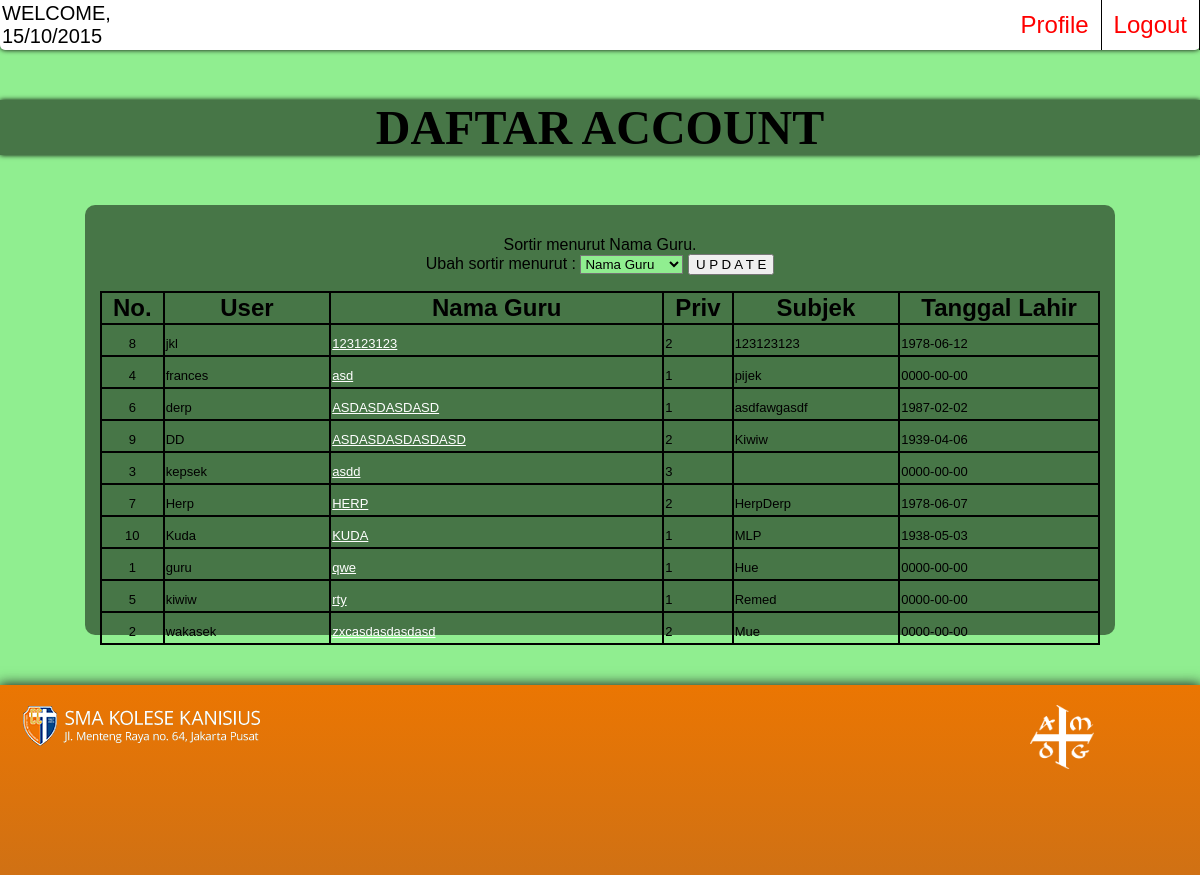
The page /accounts.php on the database its author committed.
### tables this page shows
CREATE TABLE IF NOT EXISTS `account` (
  `ID` int(2) NOT NULL,
  `User` text NOT NULL,
  `Pass` varchar(100) NOT NULL,
  `Priv` int(11) NOT NULL,
  `Subjek` text NOT NULL,
  `nama_guru` text,
  `tgl_lahir` date NOT NULL
);

### accounts.php (the view, shortened to what this page needs)
<!DOCTYPE html>
<html>
<head>
	<link href="css.css" rel="stylesheet" type="text/css" />
</head>
<body>
<?php
	include("header.php");
?>
<section class="body">
	<h1 align="center">DAFTAR ACCOUNT</h1>
	<div class="accounts">
		<form method="POST" action="accounts.php">
			<?php
			$sortby = $_POST["sortby"];
				if ($sortby == "") $sortby = "nama_guru";
				if ($sortby == "nama_guru") $sortname = "Nama Guru";
				else if ($sortby == "user") $sortname = "User";
				else if ($sortby == "Priv") $sortname = "Privilege";
				else if ($sortby == "Subjek") $sortname = "Bidang Studi";
				else if ($sortby == "tgl_lahir") $sortname = "Tanggal Lahir";
				?>
		<p align="center" style="font-size : 16px">Sortir menurut <?php echo $sortname ?>. <br> Ubah sortir menurut :  <select name="sortby" id="box"style="background-color : lightgreen">
							<option value='nama_guru'>Nama Guru</option>
						</select> <input type="submit" value="U P D A T E"><br> </p>
		<table cellspacing="0" border="1" width="100%" bordercolor="black">
			<tr>
				<th width="3%">No.</th>
				<th width="10%">User</th>
				<th width="20%">Nama Guru</th>
				<th width="3%">Priv</th>
				<th width="10%">Subjek</th>
				<th width="12%">Tanggal Lahir</th>
			</tr>
			<?php
				$query = "SELECT * FROM account ORDER BY $sortby";
				$result = mysql_query($query);
				$num = mysql_num_rows($result);
				$i = 0;
				while($i < $num) {
			?>
				<tr>
				<td align=center valign=top>
    					<font face=Arial size=2><?php echo mysql_result($result,$i,"ID") ?></font>
    			 </td>
    			 <td align=left valign=top>
    					<font face=Arial size=2><?php echo mysql_result($result,$i,"User") ?></font>
    			 </td>
    			 <td align=left valign=top>
    					<font face=Arial size=2><a href="profile.php?row=<?php echo $i?>"><?php echo mysql_result($result,$i,"nama_guru") ?></a></font>
    			 </td>
    			 <td align=left valign=top>
    					<font face=Arial size=2><?php echo mysql_result($result,$i,"Priv") ?></font>
    			 </td>
				 <td align=left valign=top>
    					<font face=Arial size=2><?php echo mysql_result($result,$i,"Subjek") ?></font>
    			 </td>
				 <td align=left valign=top>
    					<font face=Arial size=2><?php echo mysql_result($result,$i,"tgl_lahir") ?></font>
    			 </td>
    		</tr> <?php $i++; } ?>
		</table>
	</div>
</section>
<?php
	include("footer.php");
?>
</body>
</html>

### css.css (style rules this page uses)
header, section, footer, aside, nav, main, article, figure { display: block; }
html, body { margin : 0; padding : 0; width : 100%; height : auto; background-color : lightgreen; background-attachment: scroll; background-position: left top; background-repeat: repeat; margin : 0px 0px 0px 0px; font-size : 24px; font-family : Arial; }
.body { margin : 50px auto 50px auto; }
.body a { color : #FFFFFF; }
h1 { text-align: center; background-color: rgba(0,0,0,0.5); box-shadow : 0px 0px 5px #000; transition: background-color .2s ease; font-size : 48px; padding : 0 0 0 30; margin-bottom : 50px; font-family : Exo; color : #000000; }
section { margin : auto; }
.reminder, .list, .profiles, .form, .accounts { width : 800px; height : 400px; border-radius : 10px; background : rgba(0,0,0,0.5); margin : auto auto 10px auto; padding : 15px; }
.accounts { width : 1000px; }

### rows shown on the page
account: ID "8", User "jkl", nama_guru "123123123", Priv "2", Subjek "123123123", tgl_lahir "1978-06-12"
account: ID "4", User "frances", nama_guru "asd", Priv "1", Subjek "pijek", tgl_lahir "0000-00-00"
account: ID "6", User "derp", nama_guru "ASDASDASDASD", Priv "1", Subjek "asdfawgasdf", tgl_lahir "1987-02-02"
account: ID "9", User "DD", nama_guru "ASDASDASDASDASD", Priv "2", Subjek "Kiwiw", tgl_lahir "1939-04-06"
account: ID "3", User "kepsek", nama_guru "asdd", Priv "3", tgl_lahir "0000-00-00"
account: ID "7", User "Herp", nama_guru "HERP", Priv "2", Subjek "HerpDerp", tgl_lahir "1978-06-07"
account: ID "10", User "Kuda", nama_guru "KUDA", Priv "1", Subjek "MLP", tgl_lahir "1938-05-03"
account: ID "1", User "guru", nama_guru "qwe", Priv "1", Subjek "Hue", tgl_lahir "0000-00-00"
account: ID "5", User "kiwiw", nama_guru "rty", Priv "1", Subjek "Remed", tgl_lahir "0000-00-00"
account: ID "2", User "wakasek", nama_guru "zxcasdasdasdasd", Priv "2", Subjek "Mue", tgl_lahir "0000-00-00"

### other values the page prints
$sortname "Nama Guru"
